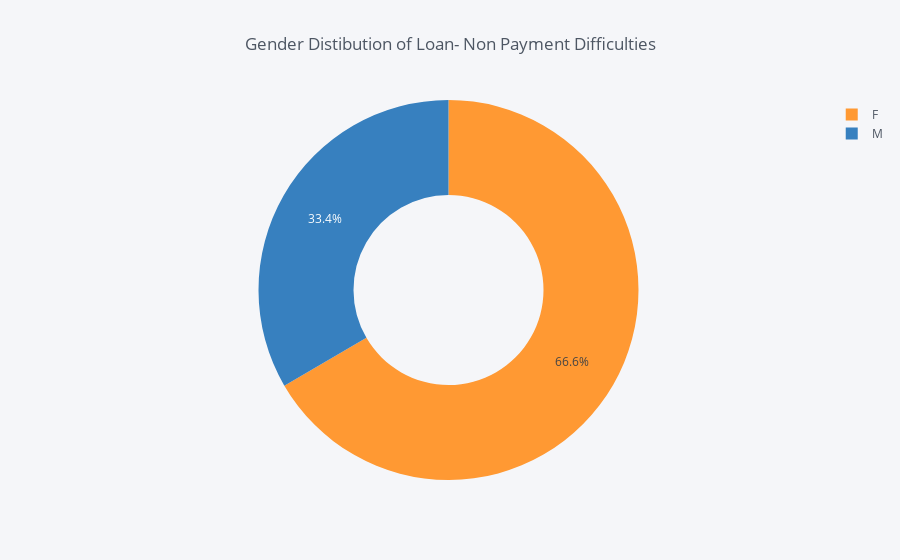

The cell this chart's notebook holds for it:
### Markdown cell above
### CODE_GENDER

### Code cell
# Gender Distibution of Loan Non-Payment Difficulties
a0 = target0['CODE_GENDER'].value_counts()
df = pd.DataFrame({'labels': a0.index,'values': a0.values})
df.iplot(kind = 'pie', labels = 'labels',values = 'values', title = 'Gender Distibution of Loan- Non Payment Difficulties', hole = 0.5)

### Figure 1 — Plotly figure (JSON) as saved in the notebook; plotly's stock layout.template omitted (floating-point values rounded to 4 significant figures)
{"data": [{"hole": 0.5, "labels": ["F", "M"], "marker": {"colors": ["rgba(255, 153, 51, 1.0)", "rgba(55, 128, 191, 1.0)"]}, "name": "", "type": "pie", "values": [188282, 94404]}], "layout": {"legend": {"bgcolor": "#F5F6F9", "font": {"color": "#4D5663"}}, "paper_bgcolor": "#F5F6F9", "plot_bgcolor": "#F5F6F9", "title": "Gender Distibution of Loan- Non Payment Difficulties", "titlefont": {"color": "#4D5663"}}}
